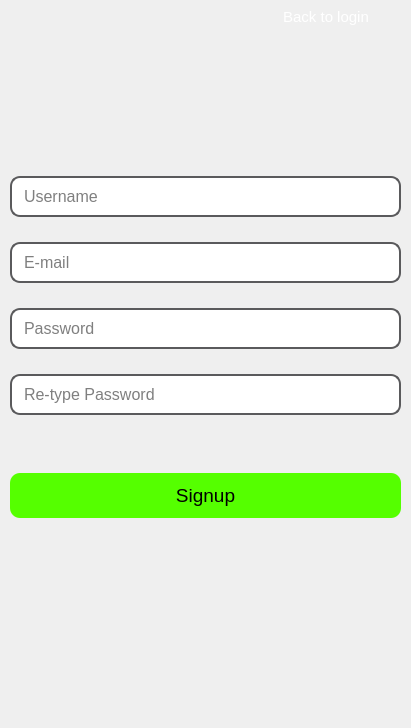
             <widget class="QWidget" name="signup_page">
              <layout class="QGridLayout" name="gridLayout_14">
               <property name="leftMargin">
                <number>10</number>
               </property>
               <property name="topMargin">
                <number>8</number>
               </property>
               <property name="rightMargin">
                <number>10</number>
               </property>
               <property name="bottomMargin">
                <number>80</number>
               </property>
               <property name="spacing">
                <number>0</number>
               </property>
               <item row="0" column="0">
                <layout class="QGridLayout" name="gridLayout_15">
                 <property name="bottomMargin">
                  <number>130</number>
                 </property>
                 <item row="0" column="0">
                  <widget class="QPushButton" name="switch_to_login_pushButton">
                   <property name="maximumSize">
                    <size>
                     <width>150</width>
                     <height>16777215</height>
                    </size>
                   </property>
                   <property name="font">
                    <font>
                     <pointsize>11</pointsize>
                    </font>
                   </property>
                   <property name="cursor">
                    <cursorShape>PointingHandCursor</cursorShape>
                   </property>
                   <property name="layoutDirection">
                    <enum>Qt::RightToLeft</enum>
                   </property>
                   <property name="styleSheet">
                    <string notr="true">QPushButton{
	color: rgb(255, 255, 255);
	border: 0;
}
QPushButton:hover{
	color: rgb(80, 161, 241);
}</string>
                   </property>
                   <property name="text">
                    <string>Back to login</string>
                   </property>
                  </widget>
                 </item>
                 <item row="2" column="0">
                  <widget class="QLabel" name="signup_feedback_label">
                   <property name="maximumSize">
                    <size>
                     <width>16777215</width>
                     <height>31</height>
                    </size>
                   </property>
                   <property name="font">
                    <font>
                     <pointsize>12</pointsize>
                    </font>
                   </property>
                   <property name="styleSheet">
                    <string notr="true">color: rgb(255, 0, 0);</string>
                   </property>
                   <property name="text">
                    <string/>
                   </property>
                  </widget>
                 </item>
                 <item row="3" column="0">
                  <widget class="QPushButton" name="signup_pushButton">
                   <property name="minimumSize">
                    <size>
                     <width>0</width>
                     <height>45</height>
                    </size>
                   </property>
                   <property name="font">
                    <font>
                     <pointsize>14</pointsize>
                    </font>
                   </property>
                   <property name="styleSheet">
                    <string notr="true">QPushButton{
	background-color:  rgb(85, 255, 0);
	color: rgb(0, 0, 0);
	border-radius: 10px;
}
QPushButton:hover{
	background-color: rgb(255, 255, 255);
	color: rgb(0, 0, 0);
}</string>
                   </property>
                   <property name="text">
                    <string>Signup</string>
                   </property>
                  </widget>
                 </item>
                 <item row="1" column="0">
                  <layout class="QVBoxLayout" name="verticalLayout_10">
                   <property name="spacing">
                    <number>25</number>
                   </property>
                   <property name="topMargin">
                    <number>150</number>
                   </property>
                   <item>
                    <widget class="QLineEdit" name="signup_username_lineEdit">
                     <property name="minimumSize">
                      <size>
                       <width>391</width>
                       <height>41</height>
                      </size>
                     </property>
                     <property name="maximumSize">
                      <size>
                       <width>650</width>
                       <height>16777215</height>
                      </size>
                     </property>
                     <property name="font">
                      <font>
                       <pointsize>12</pointsize>
                      </font>
                     </property>
                     <property name="styleSheet">
                      <string notr="true">QLineEdit{
	background-color: rgb(255, 255, 255);
	color: rgb(0, 0, 0);
	padding-left: 10px;
	padding-right: 10px;
	border: 2px solid rgb(90, 90, 92);
	border-radius: 10px;
}
QLineEdit:hover{
	border: 2px solid rgb(198, 198, 198);
}
QLineEdit:focus{
	border: 2px solid  rgb(80, 161, 241);
	background-color: rgb(225, 225, 225);
}</string>
                     </property>
                     <property name="text">
                      <string/>
                     </property>
                     <property name="placeholderText">
                      <string>Username</string>
                     </property>
                    </widget>
                   </item>
                   <item>
                    <widget class="QLineEdit" name="signup_email_lineEdit">
                     <property name="minimumSize">
                      <size>
                       <width>391</width>
                       <height>41</height>
                      </size>
                     </property>
                     <property name="maximumSize">
                      <size>
                       <width>650</width>
                       <height>16777215</height>
                      </size>
                     </property>
                     <property name="font">
                      <font>
                       <pointsize>12</pointsize>
                      </font>
                     </property>
                     <property name="styleSheet">
                      <string notr="true">QLineEdit{
	background-color: rgb(255, 255, 255);
	color: rgb(0, 0, 0);
	padding-left: 10px;
	padding-right: 10px;
	border: 2px solid rgb(90, 90, 92);
	border-radius: 10px;
}
QLineEdit:hover{
	border: 2px solid rgb(198, 198, 198);
}
QLineEdit:focus{
	border: 2px solid  rgb(80, 161, 241);
	background-color: rgb(225, 225, 225);
}</string>
                     </property>
                     <property name="text">
                      <string/>
                     </property>
                     <property name="placeholderText">
                      <string>E-mail</string>
                     </property>
                    </widget>
                   </item>
                   <item>
                    <widget class="QLineEdit" name="signup_password_lineEdit">
                     <property name="minimumSize">
                      <size>
                       <width>391</width>
                       <height>41</height>
                      </size>
                     </property>
                     <property name="maximumSize">
                      <size>
                       <width>650</width>
                       <height>16777215</height>
                      </size>
                     </property>
                     <property name="font">
                      <font>
                       <pointsize>12</pointsize>
                      </font>
                     </property>
                     <property name="styleSheet">
                      <string notr="true">QLineEdit{
	background-color: rgb(255, 255, 255);
	color: rgb(0, 0, 0);
	padding-left: 10px;
	padding-right: 10px;
	border: 2px solid rgb(90, 90, 92);
	border-radius: 10px;
}
QLineEdit:hover{
	border: 2px solid rgb(198, 198, 198);
}
QLineEdit:focus{
	border: 2px solid  rgb(80, 161, 241);
	background-color: rgb(225, 225, 225);
}</string>
                     </property>
                     <property name="text">
                      <string/>
                     </property>
                     <property name="echoMode">
                      <enum>QLineEdit::Password</enum>
                     </property>
                     <property name="placeholderText">
                      <string>Password</string>
                     </property>
                    </widget>
                   </item>
                   <item>
                    <widget class="QLineEdit" name="signup_password_lineEdit_2">
                     <property name="minimumSize">
                      <size>
                       <width>391</width>
                       <height>41</height>
                      </size>
                     </property>
                     <property name="maximumSize">
                      <size>
                       <width>650</width>
                       <height>16777215</height>
                      </size>
                     </property>
                     <property name="font">
                      <font>
                       <pointsize>12</pointsize>
                      </font>
                     </property>
                     <property name="styleSheet">
                      <string notr="true">QLineEdit{
	background-color: rgb(255, 255, 255);
	color: rgb(0, 0, 0);
	padding-left: 10px;
	padding-right: 10px;
	border: 2px solid rgb(90, 90, 92);
	border-radius: 10px;
}
QLineEdit:hover{
	border: 2px solid rgb(198, 198, 198);
}
QLineEdit:focus{
	border: 2px solid  rgb(80, 161, 241);
	background-color: rgb(225, 225, 225);
}</string>
                     </property>
                     <property name="text">
                      <string/>
                     </property>
                     <property name="echoMode">
                      <enum>QLineEdit::Password</enum>
                     </property>
                     <property name="placeholderText">
                      <string>Re-type Password</string>
                     </property>
                    </widget>
                   </item>
                   <item>
                    <spacer name="verticalSpacer_6">
                     <property name="orientation">
                      <enum>Qt::Vertical</enum>
                     </property>
                     <property name="sizeType">
                      <enum>QSizePolicy::MinimumExpanding</enum>
                     </property>
                     <property name="sizeHint" stdset="0">
                      <size>
                       <width>20</width>
                       <height>40</height>
                      </size>
                     </property>
                    </spacer>
                   </item>
                  </layout>
                 </item>
                </layout>
               </item>
              </layout>
             </widget>
